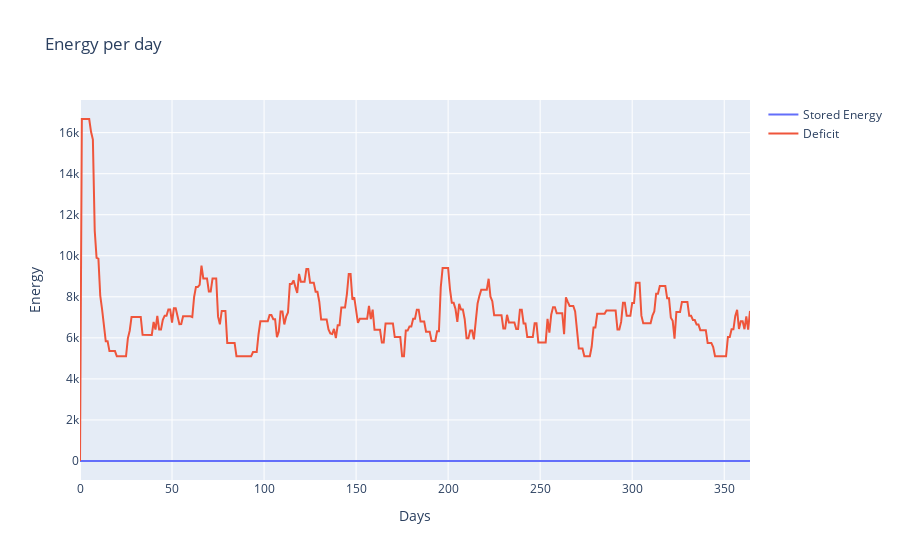

Notebook cell for this chart:
### Code cell
tmp = copy.deepcopy(thermoelectrics)
tmp_circuits = copy.deepcopy(circuits)


(
    working_thermoelectrics_without_strategy,
    deficit_per_day_without_strategy,
    stored_energy_without_strategy,
    circuits_without_strategy,
) = simulate(tmp, days, circuits=tmp_circuits, stored_energy=stored_energy)


working_thermoelectrics_without_strategy = [
    sum(x) for x in working_thermoelectrics_without_strategy
]



fig_without_heuristic = go.Figure()



fig_without_heuristic.add_trace(

    go.Scatter(
        x=list(range(0, days)),
        y=working_thermoelectrics_without_strategy,
        mode="lines",
    )
)



fig_without_heuristic.update_layout(
    title="Working thermoelectrics per day",
    xaxis_title="Days",
    yaxis_title="Working thermoelectrics",
)



fig_without_heuristic = go.Figure()

fig_without_heuristic.add_trace(
    go.Scatter(
        x=list(range(0, days)),
        y=stored_energy_without_strategy,
        mode="lines",
        name="Stored Energy",
    )
)
fig_without_heuristic.add_trace(
    go.Scatter(
        x=list(range(0, days)),
        y=deficit_per_day_without_strategy,
        mode="lines",
        name="Deficit",
    )
)

fig_without_heuristic.update_layout(
    title="Energy per day",
    xaxis_title="Days",
    yaxis_title="Energy",
)


fig_without_heuristic.show()

### Figure 1 — Plotly figure (JSON) as saved in the notebook; plotly's stock layout.template omitted (floating-point values rounded to 4 significant figures; data arrays with more than 128 entries replaced by an {"elided": "..."} marker saying what was removed)
{"data": [{"mode": "lines", "name": "Stored Energy", "type": "scatter", "x": {"elided": "365 int values"}, "y": {"elided": "366 int values"}}, {"mode": "lines", "name": "Deficit", "type": "scatter", "x": {"elided": "365 int values"}, "y": {"elided": "366 float values"}}], "layout": {"title": {"text": "Energy per day"}, "xaxis": {"title": {"text": "Days"}}, "yaxis": {"title": {"text": "Energy"}}}}
